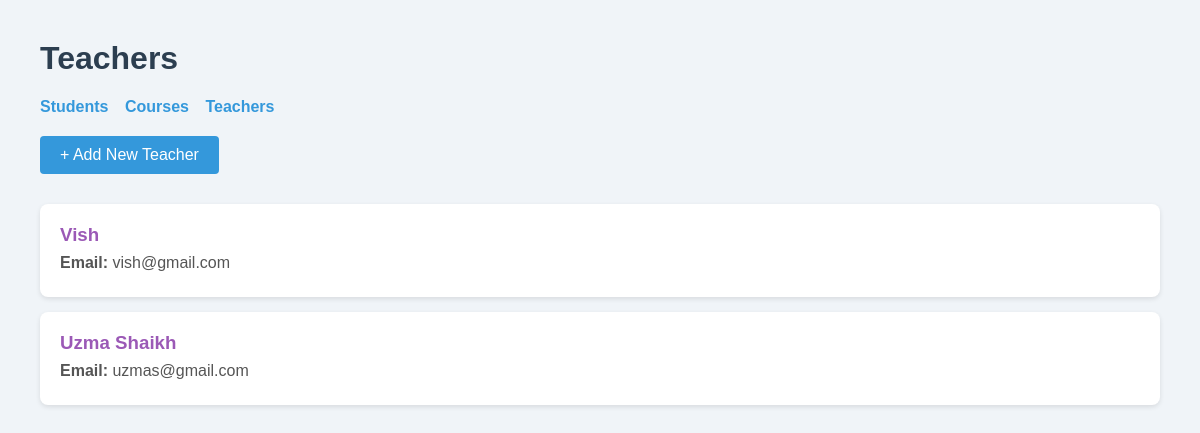
The page /teachers on the database its author committed.
### app.py (models this page shows, shortened)
class Teacher(db.Model):
    id = db.Column(db.Integer, primary_key=True)
    name = db.Column(db.String(100), nullable=False)
    email = db.Column(db.String(120), unique=True, nullable=False)
    course_id = db.Column(db.Integer, db.ForeignKey('course.id'), unique=True)
    course = db.relationship('Course', backref='teacher', uselist=False)

### app.py (the view)
@app.route('/teachers')
def teachers():
    all_teachers = Teacher.query.all()
    return render_template('teachers.html', teachers=all_teachers)

### templates/teachers.html (shortened to what this page needs)
<!DOCTYPE html>
<html>
<head>
</head>
<body>
    <h1>Teachers</h1>
    <nav>
        <a href="{{ url_for('index') }}">Students</a>
        <a href="{{ url_for('courses') }}">Courses</a>
        <a href="{{ url_for('teachers') }}">Teachers</a>
    </nav>
    <a href="{{ url_for('add_teacher') }}" class="btn">+ Add New Teacher</a>
    {% if teachers %}
        {% for teacher in teachers %}
        <div class="teacher-card">
            <h3>{{ teacher.name }}</h3>
            <p><strong>Email:</strong> {{ teacher.email }}</p>
        </div>
        {% endfor %}
    {% else %}
        <p class="empty">No teachers yet.</p>
    {% endif %}
</body>
</html>

### templates/teachers.html (style rules this page uses)
body { font-family: Arial, sans-serif; margin: 40px; background: #f0f4f8; }
h1 { color: #2c3e50; }
nav { margin-bottom: 20px; }
nav a { margin-right: 12px; color: #3498db; text-decoration: none; font-weight: bold; }
.teacher-card { background: white; padding: 20px; margin: 15px 0; border-radius: 8px; box-shadow: 0 2px 5px rgba(0,0,0,0.1); }
.teacher-card h3 { margin: 0 0 8px 0; color: #9b59b6; }
.teacher-card p { margin: 5px 0; color: #555; }
.btn { display: inline-block; padding: 10px 20px; background: #3498db; color: white; text-decoration: none; border-radius: 4px; margin-bottom: 15px; }

### rows shown on the page
Teacher: name "Vish", email "vish@gmail.com"
Teacher: name "Uzma Shaikh", email "uzmas@gmail.com"
